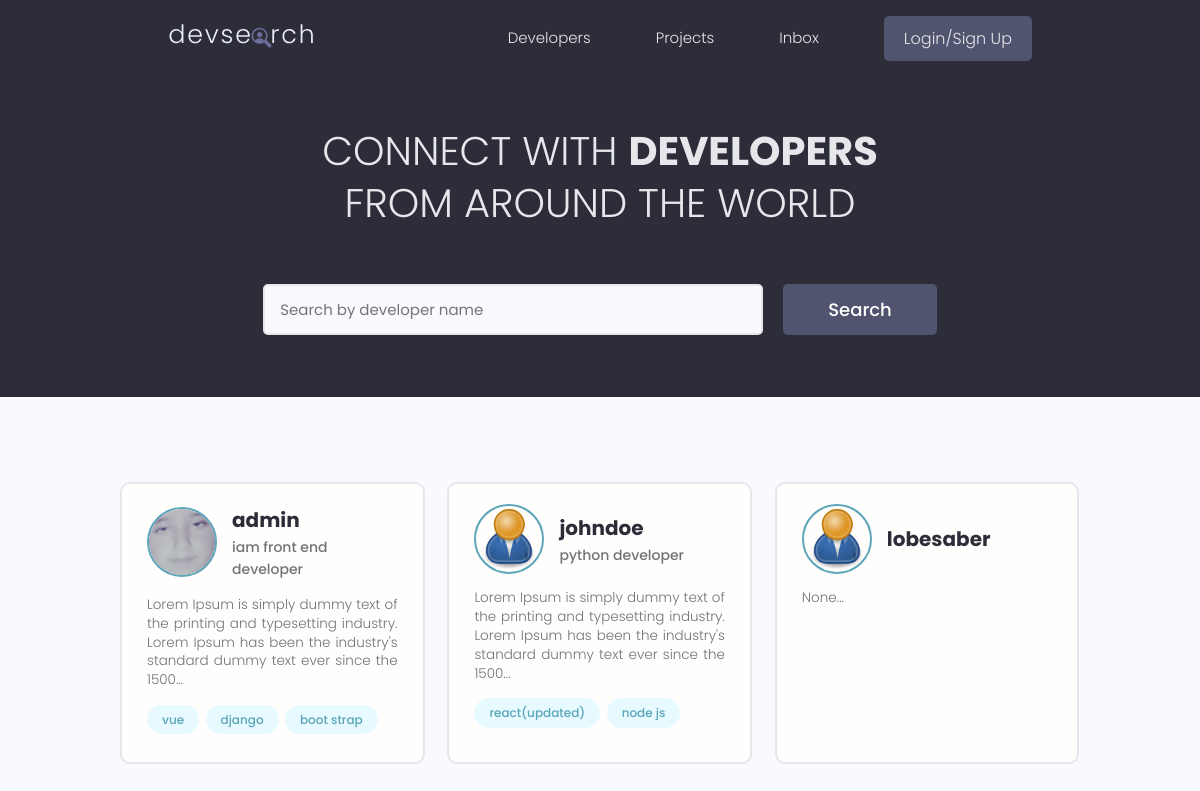
The page / on the database its author committed.
### users/models.py (models this page shows)
class Profile(models.Model):
    id = models.UUIDField(default=uuid.uuid4, unique=True,
                            primary_key=True, editable=False)
    user = models.OneToOneField(
        User, null=True, blank=True, on_delete=models.CASCADE)
    name = models.CharField(max_length=200, null=True, blank=True)
    user_name = models.CharField(max_length=200, null=True, blank=True)
    email = models.EmailField(null=True, blank=True)
    headline = models.CharField(max_length=800, null=True, blank=True)
    bio = models.TextField(null=True, blank=True)
    location = models.CharField(max_length=200, null=True, blank=True)
    profile_image = models.ImageField(
        null=True, blank=True, upload_to="profiles/", default="profiles/user-default.png")
    social_github = models.URLField(max_length=200, null=True, blank=True)
    social_twitter = models.URLField(max_length=200, null=True, blank=True)
    social_linkedin = models.URLField(max_length=200, null=True, blank=True)
    social_youtube = models.URLField(max_length=200, null=True, blank=True)
    social_website = models.URLField(max_length=200, null=True, blank=True)
    created = models.DateTimeField(auto_now_add=True)
    def __str__(self):
        return str(self.user.username)
    class Meta:
        ordering = ["created"]

class Skill(models.Model):
    id = models.UUIDField(default=uuid.uuid4, unique=True,
                            primary_key=True, editable=False)
    owner = models.ForeignKey(Profile, on_delete=models.CASCADE)
    name = models.CharField(max_length=200, null=True, blank=True)
    description = models.TextField(null=True, blank=True)
    created = models.DateTimeField(auto_now_add=True)
    def __str__(self):
        return self.name

### users/views.py (the view)
# urls.py: path('', views.profiles, name="profiles"),
def profiles(request):
    search_query, profiles = searchProfiles(request)
    try:
        pages, profiles = paginateProfiles(request, search_query, profiles)
    except Exception as error:
        return error.args[0]
    context = {"profiles": profiles,
                "search_query": search_query, "pages": pages}
    return render(request, "users/profiles.html", context)

### users/utils.py (called while the page is built)
def searchProfiles(request) -> tuple[str, list]:
    search_query = ""
    if request.GET.get("search_query"):
        search_query = request.GET.get("search_query")
    skills = Skill.objects.filter(name__icontains = search_query)
    profiles = Profile.objects.filter(Q(user_name__icontains = search_query) |
                                        Q(headline__icontains = search_query) |
                                        Q(skill__in = skills)).distinct()
    return search_query, profiles

### users/templates/users/profiles.html (shortened to what this page needs)
{% extends 'main.html' %} {% block content %}
<main class="home">
    <section class="hero-section text-center">
        <div class="container container--narrow">
            <div class="hero-section__box">
                <h2>CONNECT WITH <span>DEVELOPERS</span></h2>
                <h2>FROM AROUND THE WORLD</h2>
            </div>
            <div class="hero-section__search">
                <form id="search-form" class="form" action="{% url 'profiles' %}" method="GET">
                    <div class="form__field">
                        <input class="input input--text" id="formInput#search" type="text" name="search_query"
                            value = "{{search_query}}" placeholder="Search by developer name" />
                    </div>
                    <input class="btn btn--sub btn--lg" type="submit" value="Search" />
                </form>
            </div>
        </div>
    </section>
    <section class="devlist">
        <div class="container">
            <div class="grid grid--three">
                {% for profile in profiles %}
                <div class="column card">
                    <div class="dev">
                        <a href="{% url 'user-profile' profile.id %}" class="card__body">
                            <div class="dev__profile">
                                <img class="avatar avatar--md" src="{{profile.profile_image.url}}"
                                    alt="image" />
                                <div class="dev__meta">
                                    <h3>{{profile}}</h3>
                                    <h5>{{profile.headline|default:""|slice:"60"}}</h5>
                                </div>
                            </div>
                            <p class="dev__info">{{profile.bio|slice:"150"}}...</p>
                            <div class="dev__skills">
                                {% for skill in profile.skill_set.all|slice:"3" %}
                                <span class="tag tag--pill tag--main">
                                    <small>{{skill}}</small>
                                </span>
                                {% endfor %}
                            </div>
                        </a>
                    </div>
                </div>
                {% endfor %}
            </div>
        </div>
    </section>
</main>
{% endblock content %}

### static/styles/app.css (style rules this page uses)
:root { --color-sub: #2d2d39; }
.btn--sub { background-color: var(--color-sub-light); }
.card { border: 2px solid var(--color-light); }
img { width: 100%; }
.hero-section { height: 40vh; display: flex; align-items: center; background-color: var(--color-sub); }
.hero-section__box { margin-bottom: 4rem; }
.hero-section__box > h2, .hero-section__box > h2 > span { font-size: 4rem; color: var(--color-light); line-height: 1.3; text-transform: uppercase; }
.hero-section__box > h2 { font-weight: 300; }
.hero-section__box > h2 > span { font-weight: 700; }
.hero-section__search > .form { display: flex; align-items: center; justify-content: center; gap: 2rem; }
.hero-section__search > .form input.input--text { width: 50rem; }
.devlist { margin-top: 8rem; }
.devlist .grid { align-items: stretch; }
.devlist .dev .dev__profile { display: flex; align-items: center; gap: 1.5rem; }
.devlist .dev .dev__meta h3 { color: var(--color-sub); font-size: 2rem; font-weight: 700; }
.devlist .dev .dev__meta h5 { color: var(--color-text); font-size: 1.4rem; font-weight: 500; }
.devlist .dev .dev__info { margin: 1.5rem 0; font-size: 1.35rem; line-height: 1.4; text-align: justify; }

### static/uikit/styles/modules/_variables.css (style rules this page uses)
:root { --color-main: #5aa5b9; --color-main-light: #e6faff; --color-sub: #3f4156; --color-sub-light: #51546e; --color-sub-lighter: #ededfd; --color-text: #737373; --color-gray: #8b8b8b; --color-light: #e5e7eb; --color-light-gray: #767676; --color-bg: #f8fafd; --color-white: #fffefd; --color-white-light: #f3f3f3; --color-success: #359e64; --color-success-bg: #def8e8; --color-error: #fc4b0b; --color-error-bg: #fff2ee; --font-base: 'Poppins', arial, helvetica, 'Segoe UI', roboto, ubuntu, sans-serif; --font-monospace: 'Fira Code', 'Courier New', courier, monospace; --font-regular: 300; --font-medium: 500; --font-bold: 700; --generic-shadow: 1px 1px 5px #00000010; --generic-transition: all 0.3s ease-in-out; }

### static/uikit/styles/modules/_base.css (style rules this page uses)
* { margin: 0; padding: 0; box-sizing: border-box; text-rendering: optimizeLegibility; color: inherit; font-size: inherit; }
html { font-size: 50%; }
@media only screen and (min-width: 480px) { html { font-size: 56.25%; } }
@media only screen and (min-width: 1200px) { html { font-size: 62.5%; } }
body { line-height: 1.6; font-weight: 400; font-size: 1.5rem; color: var(--color-text); background-color: var(--color-bg); min-height: 100vh; }

### static/uikit/styles/modules/_typography.css (style rules this page uses)
* { font-family: var(--font-base); }
h2 { font-size: 3.6rem; font-weight: var(--font-bold); }
h3 { font-size: 3.2rem; font-weight: var(--font-medium); }
h5 { font-size: 2.4rem; font-weight: var(--font-medium); }
h5, h6 { font-weight: var(--font-regular); }
p, span, strong { font-size: 1.6rem; color: var(--color-text); font-weight: var(--font-regular); }
a { padding-bottom: 2px; text-decoration: none; display: inline-block; color: var(--color-main); font-weight: var(--font-medium); }

### static/uikit/styles/modules/_utilities.css (style rules this page uses)
.container { width: 92%; max-width: 165rem; margin: 0 auto; box-sizing: border-box; }
.container--narrow { width: 92%; max-width: 120rem; }
@media screen and (min-width: 1000px) { .container { width: 90%; } }
@media screen and (min-width: 1000px) { .container--narrow { width: 85%; } }
@media screen and (min-width: 1200px) { .container { width: 80%; } }
@media screen and (min-width: 1200px) { .container--narrow { width: 72%; } }
.text-center { text-align: center; }

### static/uikit/styles/modules/_avatar.css (style rules this page uses)
.avatar { border-radius: 50%; border: 2px solid var(--color-main); object-fit: cover; }
.avatar--md { height: 7rem; width: 7rem; }

### static/uikit/styles/modules/_button.css (style rules this page uses)
.btn { display: inline-block; position: relative; cursor: pointer; background-color: var(--color-light); font-weight: var(--font-medium); color: var(--color-sub); text-decoration: none; padding: 1rem 2rem; border-radius: 0.5rem; border: none; width: -webkit-fit-content; width: -moz-fit-content; width: fit-content; height: -webkit-fit-content; height: -moz-fit-content; height: fit-content; font-size: 1.6rem; outline-width: 0; outline-color: transparent; -webkit-backface-visibility: hidden; backface-visibility: hidden; transition: all 0.3s ease-in-out; }
.btn--sub { background-color: var(--color-sub); color: var(--color-white); }
.btn--lg { font-size: 1.8rem; padding: 1.2rem 4.5rem; }

### static/uikit/styles/modules/_card.css (style rules this page uses)
.card { border-radius: 1rem; background-color: var(--color-white); border: 1.5px solid var(--color-light); width: auto; height: auto; margin-top: 0.5rem; margin-bottom: 0.5rem; overflow: hidden; }
.card__body, .card__header { padding: 2rem 2.5rem; }

### rows shown on the page
Profile: profile_image (picture), user.username "admin", headline "iam front end developer", bio "Lorem Ipsum is simply dummy text of the printing and typesetting industry. Lorem Ipsum has been the industry's standard dummy text ever since the 1500"
Skill: name "vue"
Skill: name "django"
Skill: name "boot strap"
Profile: profile_image (placeholder picture), user.username "johndoe", headline "python developer", bio "Lorem Ipsum is simply dummy text of the printing and typesetting industry. Lorem Ipsum has been the industry's standard dummy text ever since the 1500"
Skill: name "react(updated)"
Skill: name "node js"
Profile: profile_image (placeholder picture), user.username "lobesaber", bio "None"
